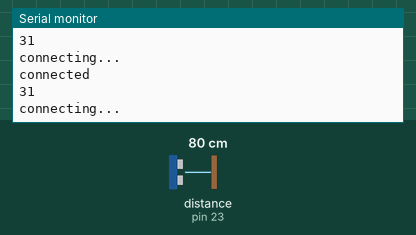
A sketch run on a simulated Arduino Mega 2560, built with avr-gcc and run on an emulated ATmega2560. Shown: the last lines printed to the serial monitor. Wiring (inferred from the names in the program): ultrasonic range finder: trigger pin 22; echo pin 23. Inputs (shaded band) come from the test bench; at power-on: distance to the obstacle (sensor on pin 23) 80 cm. The echo pulse lasts 58.3 µs per cm; WiFi joins after 1.5 s; servers stay silent unless stated; uploads are accepted with an empty reply.

Above: at 3.7 s.
3.8 s: distance to the obstacle (sensor on pin 23) set to 2 cm
At 3.98 s:
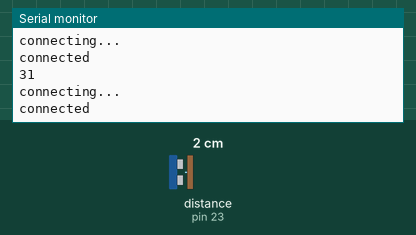
5.3 s: distance to the obstacle (sensor on pin 23) set to 4 cm
At 5.66 s:
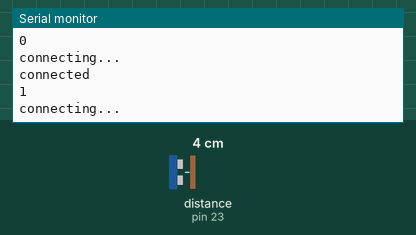
Timing chart, 0 to 8.3 s (numbered marks = the images above; inputs shaded):
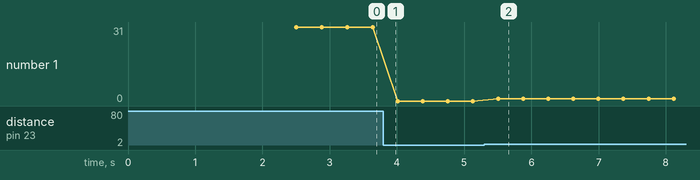

The sketch:

flood.ino
```cpp
#include <SPI.h>
#include <Ethernet.h>


byte mac[] = { 0xDE, 0xAD, 0xBE, 0xEF, 0xFE, 0xED };

char server[] = "192.168.254.100";  // numeric IP for Google (no DNS)
//char server[] = "www.google.com";    // name address for Google (using DNS)

// Set the static IP address to use if the DHCP fails to assign
IPAddress ip(192, 168, 254, 105);

// Initialize the Ethernet client library
// with the IP address and port of the server
// that you want to connect to (port 80 is default for HTTP):
EthernetClient client;

const int pingPin = 22; // Trigger Pin of Ultrasonic Sensor
const int echoPin = 23; // Echo Pin of Ultrasonic Sensor

String rcv = "";
int data = 0;

void setup() {
  // Open serial communications and wait for port to open:
  Serial.begin(9600);
  while (!Serial) {
    ; // wait for serial port to connect. Needed for native USB port only
  }

  // start the Ethernet connection:
  if (Ethernet.begin(mac) == 0) {
    Serial.println("Failed to configure Ethernet using DHCP");
    // try to congifure using IP address instead of DHCP:
    Ethernet.begin(mac, ip);
  }
  // give the Ethernet shield a second to initialize:
  delay(1000);

}

void loop() {

  int inches = usensor();

  data = inches;
  Serial.println(data);
  //httpRequest();
  sendata(data);
  delay(100);
}

void sendata(int data){
    Serial.println("connecting...");

  // if you get a connection, report back via serial:
  if (client.connect(server, 81)) {

    Serial.println("connected");
    client.println("GET /disasterwareness/public_view/insert_data?data=" + String(data) + " HTTP/1.1");
    client.println("Host: 192.168.254.100:81");
    client.println("Connection: close");
    client.println();
            unsigned long timeout = millis();
             while (client.available() == 0)
            {
                if (millis() - timeout > 25000) //If nothing is available on server for 25 seconds, close the connection.
               {
                 return;
               }
            }
            while(client.available())
            {
          String line = client.readStringUntil('\r'); //Read the server response line by line..
          char c = client.read();
          rcv = line;
           }
          Serial.println(rcv);
            client.stop(); // Close the connection.

  } else {
    // if you didn't get a connection to the server:
    Serial.println("connection failed");
  }
  }

void httpRequest(){

   if (client.connect(server, 81))
    {
      //Serial.println("Connection established 1");
      client.print(String("GET ") + "/ info.php?data="+ data + " HTTP/1.1\r\n" + "Host: " + server + ":81 "+"\r\n" + "Connection: close\r\n\r\n"); //GET request for server response.
      unsigned long timeout = millis();
             while (client.available() == 0)
            {
                if (millis() - timeout > 25000) //If nothing is available on server for 25 seconds, close the connection.
               {
                 return;
               }
            }
            while(client.available())
            {
          String line = client.readStringUntil('\r'); //Read the server response line by line..
          char c = client.read();
          rcv = line;
           }
          Serial.println(rcv);
            client.stop(); // Close the connection.

     }
     else
    {
       Serial.println("Connection failed 1");

    }
}
long microsecondsToInches(long microseconds) {
   return microseconds / 74 / 2;
}

long microsecondsToCentimeters(long microseconds) {
   return microseconds / 29 / 2;
}

int usensor(){
   long duration, inches, cm;
   pinMode(pingPin, OUTPUT);
   digitalWrite(pingPin, LOW);
   delayMicroseconds(2);
   digitalWrite(pingPin, HIGH);
   delayMicroseconds(10);
   digitalWrite(pingPin, LOW);
   pinMode(echoPin, INPUT);
   duration = pulseIn(echoPin, HIGH);
   inches = microsecondsToInches(duration);
   cm = microsecondsToCentimeters(duration);
   return inches;
  }
```

Measured:
- after the input at 5.3 s, the serial monitor: prints a new line after 0.20 s (image 2)
- plotted number 1: 31 → 0 after the input at 3.8 s, 0 → 1 after the input at 5.3 s
